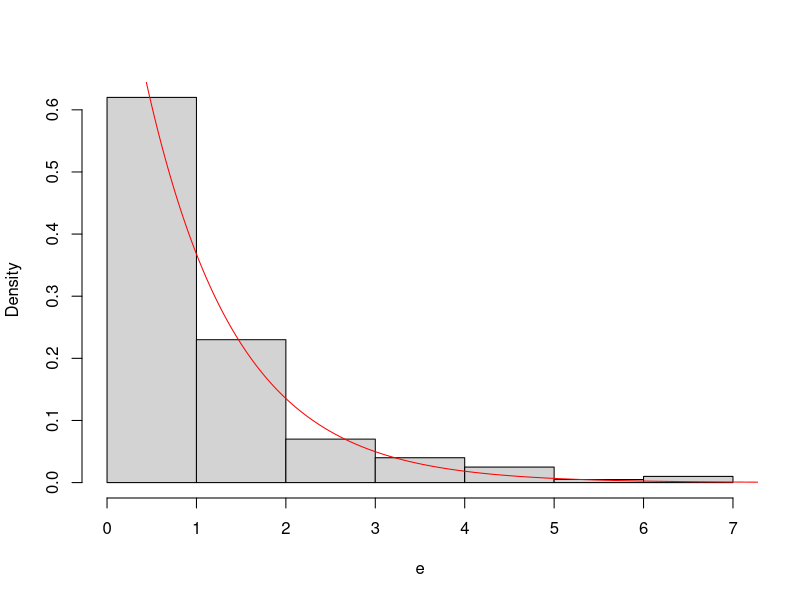
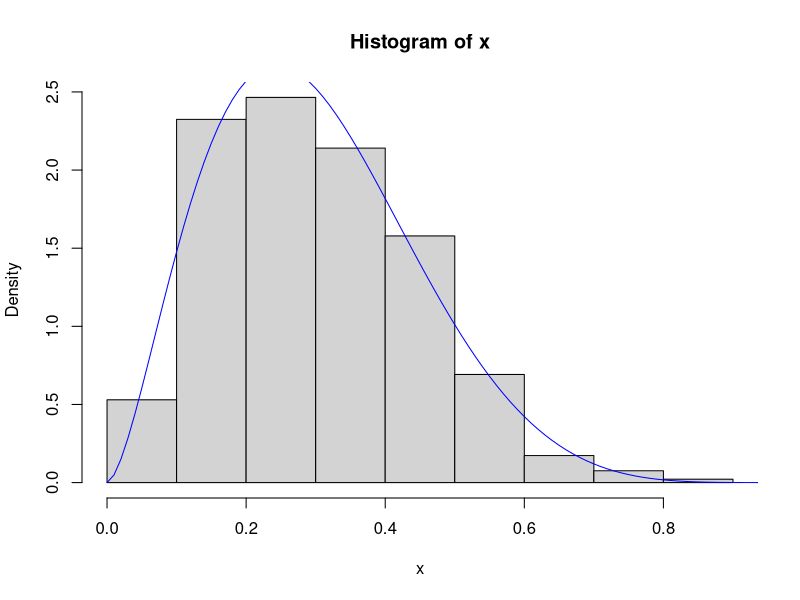
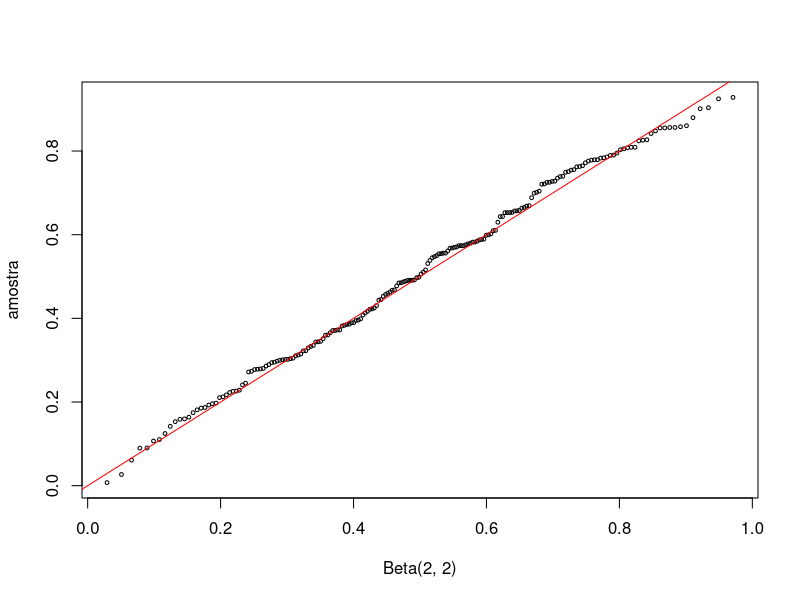
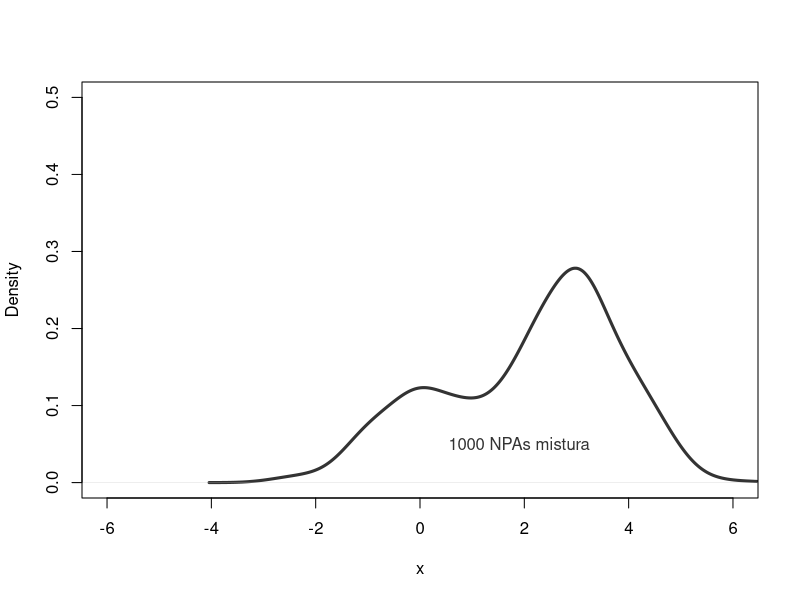
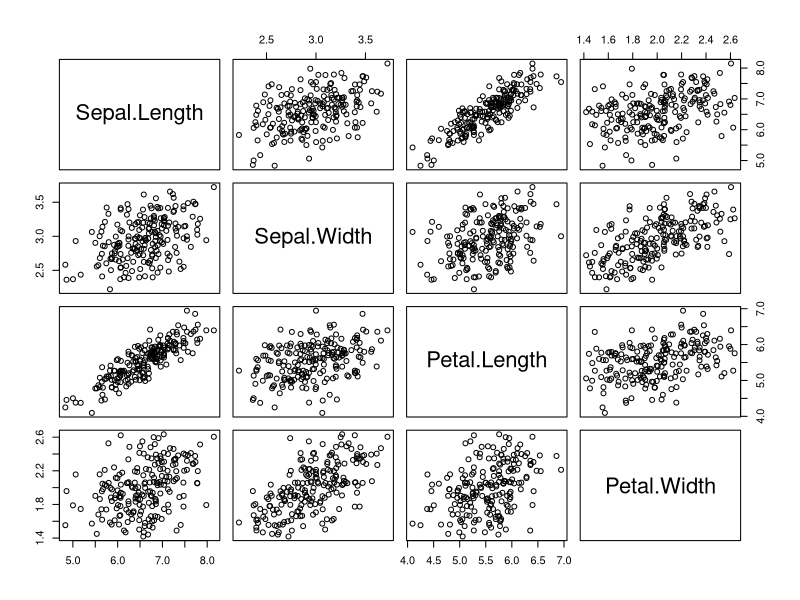

Write R code to recreate these figures, in order.
## ---- chunk 1
lehmer_generator <- function(seed, a, m, n) {
  x <- numeric(n)
  x[1] <- seed
  for (i in 2:n) {
    x[i] <- (a * x[i - 1]) %% m
  }
  return(x)
}

# Parâmetros clássicos 
seed <- 12345
a <- 16807         # valor clássico (proposto por Park e Miller)
m <- 2^31 - 1      # primo grande
n <- 100

# Gerar números
valores <- lehmer_generator(seed, a, m, n)

# Normalizar para intervalo [0,1]
valores_normalizados <- valores / m

# Ver primeiros valores
head(valores_normalizados)
## ---- chunk 2
n <-200;lambda <- 1
u <- runif(n)
e <- -(log(1-u)/lambda) ## x <- -log(runif(n))/lambda
t <- seq(0,10,.01)
hist(e,probability = TRUE,main = "")
lines(t,lambda*exp(-lambda*(t)),col=c("red"))
## ---- chunk 3
n <- 1000
p <- c(.1, .2, .2, .2, .3)
cdf <- cumsum(p)
x <- numeric(n)
for (i in 1:n) x[i] <- sum(as.integer(runif(1) > cdf))
rbind(table(x) / n, p)

## usando a função sample
n <- 1000
p <- c(.1, .2, .2, .2, .3)
x <- sample(0:4, size=n, prob=p, replace=TRUE)
rbind(table(x) / n, p)
## ---- chunk 4
optimize(f=function(x){
  dbeta(x,2.7,6.3)},interval = c(0,1),maximum = T)$objective #M =2.7

Nsim <- 2500
alpha=2.7;beta=6.3
M <- 2.7
u <- runif(Nsim,max = M)
y <- runif(Nsim)
x <- y[u<dbeta(y,alpha,beta)]
w<-seq(0,1,.01)
hist(x,probability = TRUE)
lines(w,dbeta(w,alpha,beta),col=c("blue"))
## ---- chunk 5
n <- 200
a <- 2
b <- 2
u <- rgamma(n, shape=a, rate=1)
v <- rgamma(n, shape=b, rate=1)
x <- u / (u + v)
q <- qbeta(ppoints(n), a, b)
qqplot(q, x, cex=0.5, xlab="Beta(2, 2)", ylab="amostra")
abline(0, 1,col="red")
## ---- chunk 6
n <- 1000
mu<-c(0,3)
k <- sample(1:2, size=n, replace=TRUE, prob=c(1/3,2/3))
m <- mu[k] # vector dim=n (mu_k1,...,mu_kn), elementos mu[1]=0 ou mu[2]=3
x <- rnorm(n, m, 1)
#par(mfrow = c(2, 2))

# plot da densidade da mistura dos NPAs
plot(density(x),xlim=c(-6,6),ylim=c(0,.5),
lwd=3,xlab="x",main="",col="grey20")
text(1.9,0.05,"1000 NPAs mistura",col="grey20")
## ---- chunk 7
rmvn.Choleski <- function(n, mu, Sigma) {
# generate n random vectors from MVN(mu, Sigma)
# dimension is inferred from mu and Sigma
d <- length(mu)
Q <- chol(Sigma) # Choleski factorization of Sigma
Z <- matrix(rnorm(n*d), nrow=n, ncol=d)
X <- Z %*% Q + matrix(mu, n, d, byrow=TRUE)
X
}
## ---- chunk 8
y <- subset(x=iris, Species=="virginica")[, 1:4]
mu <- colMeans(y)
mu
Sigma <- cov(y)
Sigma

#now generate MVN data with this mean and covariance
X <- rmvn.Choleski(200, mu, Sigma)
pairs(X)
## ---- chunk 9
g       <- function(x) log(x)/(1+x)
h       <-  function(x) ((x+1)*(1+1/x-log(x)))/(3+4/x+1/x^2-2*log(x)) 

my.newton = function(x0,g,h,tolerance=1e-3,max.iter=50) {
  x = x0
  iterations = 0
  made.changes = TRUE
  while(made.changes & (iterations < max.iter)) {
    x.old <- x
    iterations <- iterations +1
    made.changes <- FALSE
    x.new = x + h(x)
    relative.change = abs(x.new - x.old)/abs(x.old) 
    made.changes = (relative.change > tolerance)
    x = x.new
  }
  if (made.changes) {
    warning("Newton’s method terminated before convergence")
  }
  return(list(value=x,value=g(x),
              iterations=iterations,converged=!made.changes))
}


my.newton(x0=3,g=g,h=h,tolerance=1e-3,max.iter=50) 
